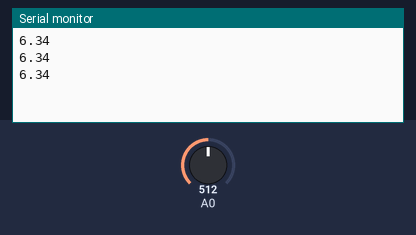
A sketch run on a simulated Arduino Uno, built with avr-gcc and run on an emulated ATmega328P. Parts: the last lines printed to the serial monitor. The test bench sets the inputs (shaded band); at power-on: A0 = 512.

Above: at 1.2 s.
1.3 s: A0 set to 716
At 2.0 s:
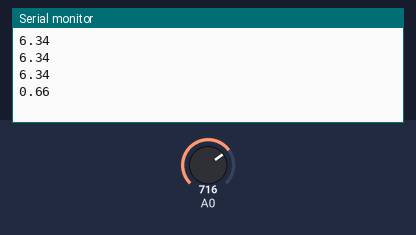
2.8 s: A0 set to 900
At 3.5 s:
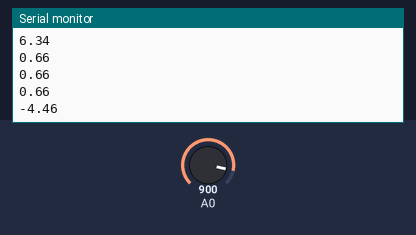
Timing chart, 0 to 5.8 s (numbered marks = the images above; inputs shaded):
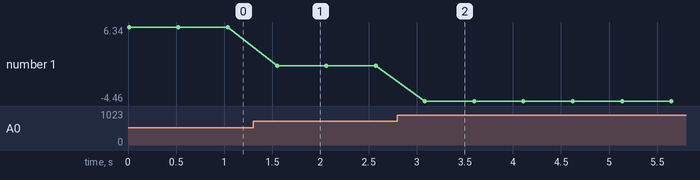

Measured:
- after the input at 1.3 s, the serial monitor: prints a new line after 0.25 s (image 1)
- after the input at 2.8 s, the serial monitor: prints a new line after 0.29 s (image 2)
- plotted number 1: 6.34 → 0.66 after the input at 1.3 s, 0.66 → -4.46 after the input at 2.8 s

The sketch:

PH_Sensor_Test.ino
```cpp
const float calibrationValue = 21.34 - 0.75;
const uint8_t numOfSamples = 100;

void setup()
{
  // put your setup code here, to run once:
  Serial.begin(9600);
}

void loop()
{
  // put your main code here, to run repeatedly:
  float avgRawData = 0;
  for(int i = 0; i < numOfSamples; i++)
  {
    avgRawData += analogRead(A0);
  }
  avgRawData = avgRawData / (float) numOfSamples;
  float volt = (avgRawData * 5.0) / 1024.0;
  float ph = -5.70 * volt + calibrationValue;
  Serial.println(ph);
  delay(500);
}
```
